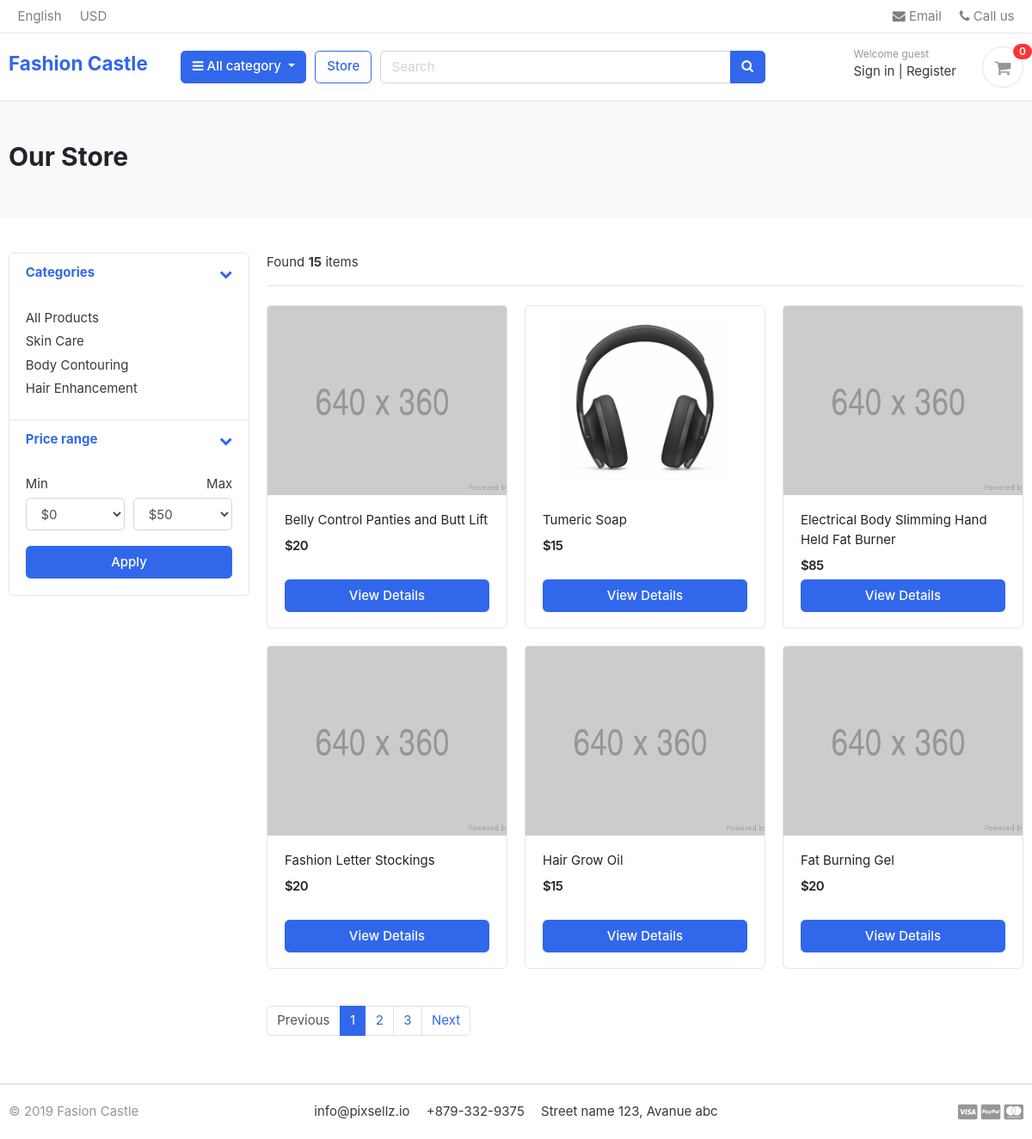
/store/, run on the app's committed database.
### category/models.py (models this page shows, shortened)
class Category(models.Model):
    category_name = models.CharField(max_length=50, unique=True)
    slug = models.SlugField(max_length=100, unique=True)
    description = models.TextField(max_length=255, blank=True)
    cat_image = models.ImageField(upload_to='photos/categories', blank=True)
    class Meta:
        verbose_name = 'category'
        verbose_name_plural = 'categories'
    def get_url(self):
            return reverse('products_by_category', args=[self.slug])

### store/models.py (models this page shows, shortened)
class Product(models.Model):
    product_name    = models.CharField(max_length=200, unique=True)
    slug            = models.SlugField(max_length=250, unique=True)
    description     = models.TextField(max_length=500, blank=True)
    price           = models.IntegerField()
    images          = models.ImageField(upload_to='photos/products')
    stock           = models.IntegerField()
    is_available    = models.BooleanField(default=True)
    category        = models.ForeignKey(Category, on_delete=models.CASCADE)
    created_date    = models.DateTimeField(auto_now_add=True)
    modified_date   = models.DateTimeField(auto_now=True)
    def get_url(self):
        return reverse('product_detail', args=[self.category.slug, self.slug])

### store/views.py (the view)
# urls.py: path('store/', include('store.urls')),
def store(request, category_slug=None):
    categories = None
    products = None
    if category_slug != None:
        categories = get_object_or_404(Category, slug=category_slug)
        products = Product.objects.filter(category=categories, is_available=True)
        paginator = Paginator(products, 6) #How many items we want to show per page
        page = request.GET.get('page')
        paged_products = paginator.get_page(page)
        product_count = products.count()
    else:
        products = Product.objects.all().filter(is_available=True).order_by('id')
        paginator = Paginator(products, 6) #How many items we want to show per page
        page = request.GET.get('page')
        paged_products = paginator.get_page(page)
        product_count = products.count()
    context = {
        'products': paged_products,
        'product_count': product_count,
    }
    return render(request, 'store/store.html', context)

### carts/context_processors.py (called while the page is built)
def counter(request):
    cart_count = 0
    if 'admin' in request.path:
        return {}
    else:
        try:
            cart = Cart.objects.filter(cart_id=_cart_id(request))
            if request.user.is_authenticated:
                cart_items = CartItem.objects.all().filter(user=request.user)
            else:
                cart_items = CartItem.objects.all().filter(cart=cart[:1])
            for cart_item in cart_items:
                cart_count += cart_item.quantity
        except Cart.DoesNotExist:
            cart_count = 0
    return dict(cart_count=cart_count)

### carts/views.py (called while the page is built)
def _cart_id(request):
    cart = request.session.session_key
    if not cart:
        cart = request.session.create()
    return cart

### category/context_processors.py (called while the page is built)
def menu_links(request):
    links = Category.objects.all()
    return dict(links=links)

### templates/store/store.html (shortened to what this page needs)
{% extends 'base.html' %}
{% load static %}
{% block content %}
<section class="section-pagetop bg">
    <div class="container">
        <h2 class="title-page">Our Store</h2>
    </div>
</section>
<section class="section-content padding-y">
    <div class="container">
        <div class="row">
            <aside class="col-md-3">
                <div class="card">
                    <article class="filter-group">
                        <header class="card-header">
                            <a href="#" data-toggle="collapse" data-target="#collapse_1" aria-expanded="true" class="">
                                <i class="icon-control fa fa-chevron-down"></i>
                                <h6 class="title">Categories</h6>
                            </a>
                        </header>
                        <div class="filter-content collapse show" id="collapse_1">
                            <div class="card-body">
                                <ul class="list-menu">
                                    <li><a href="{% url 'store' %}">All Products </a></li>
                                    {% for category in links %}
                                    <li><a href="{{ category.get_url }}"> {{ category.category_name }} </a></li>
                                    {% endfor %}
                                </ul>
                            </div>
                        </div>
                    </article>
                    <article class="filter-group">
                        <header class="card-header">
                            <a href="#" data-toggle="collapse" data-target="#collapse_3" aria-expanded="true" class="">
                                <i class="icon-control fa fa-chevron-down"></i>
                                <h6 class="title">Price range </h6>
                            </a>
                        </header>
                        <div class="filter-content collapse show" id="collapse_3">
                            <div class="card-body">
                                <div class="form-row">
                                    <div class="form-group col-md-6">
                                        <label>Min</label>
                                        <select class="mr-2 form-control">
                                            <option value="0">$0</option>
                                        </select>
                                    </div>
                                    <div class="form-group text-right col-md-6">
                                        <label>Max</label>
                                        <select class="mr-2 form-control">
                                            <option value="50">$50</option>
                                        </select>
                                    </div>
                                </div>
                                <button class="btn btn-block btn-primary">Apply</button>
                            </div>
                        </div>
                    </article>
                </div>
            </aside>
            <main class="col-md-9">
                <header class="border-bottom mb-4 pb-3">
                    <div class="form-inline">
                        <span class="mr-md-auto">Found <b>{{ product_count }}</b> items</span>
                    </div>
                </header>
                <div class="row">
                    {% for product in products %}
                    <div class="col-md-4">
                        <figure class="card card-product-grid">
                            <div class="img-wrap">
                                <a href="{{ product.get_url }}"><img src="{{ product.images.url}}"></a>
                            </div>
                            <figcaption class="info-wrap">
                                <div class="fix-height">
                                    <a href="{{ product.get_url }}" class="title">{{ product.product_name }}</a>
                                    <div class="price-wrap mt-2">
                                        <span class="price">${{ product.price }}</span>
                                    </div>
                                </div>
                                <a href="{{ product.get_url }}" class="btn btn-block btn-primary">View Details</a>
                            </figcaption>
                        </figure>
                    </div>
                    {% endfor%}
                </div>
                <nav class="mt-4" aria-label="Page navigation sample">
                    {% if products.has_other_pages %}
                        <ul class="pagination">
                            {% if products.has_previous %}
                        <li class="page-item"><a class="page-link" href="?page={{products.previous_page_number}}">Previous</a></li>
                            {% else %}
                            <li class="page-item disabled"><a class="page-link" href="#">Previous</a></li>
                            {% endif %}
                            {% for i in products.paginator.page_range %}
                                {% if products.number == i %}
                                <li class="page-item active"><a class="page-link" href="#">{{i}}</a></li>
                                {% else %}
                                    <li class="page-item"><a class="page-link" href="?page={{i}}">{{i}}</a></li>
                                {% endif %}
                        {% endfor %}
                            {% if products.has_next %}
                            <li class="page-item"><a class="page-link" href="?page={{products.next_page_number}}">Next</a></li>
                            {% else %}
                                <li class="page-item disabled"><a class="page-link" href="#">Next</a></li>
                            {% endif %}
                        </ul>
                    {% endif %}
                </nav>
            </main>
        </div>
    </div>
</section>
{% endblock %}

### static/css/ui.css (style rules this page uses)
html { font-family: "Inter", sans-serif; font-size: 15px; }
.img-wrap { text-align: center; display: block; }
.img-wrap img { max-width: 100%; }
.price-wrap { letter-spacing: -0.7px; }
.padding-y { padding-top: 40px; padding-bottom: 40px; }
figure { margin-bottom: 0; }
article:after, .form-group:after { display: block; clear: both; content: ""; }
.bg { background-color: #f8f9fa; }
.title-page { color: #212529; }
[class*=list-] li:after { visibility: hidden; display: block; content: ""; overflow: hidden; height: 0; clear: both; }
.list-menu { list-style: none; margin: 0; padding-left: 0; }
.list-menu li { margin-bottom: 5px; }
.list-menu a { color: #343a40; }
[class*=card-product] a.title { color: #212529; display: block; }
[class*=card-product] .img-wrap { overflow: hidden; position: relative; }
[class*=card-product] .img-wrap img { height: 100%; max-width: 100%; width: auto; display: inline-block; -o-object-fit: cover; object-fit: cover; }
.card-product-grid { margin-bottom: 20px; }
.card-product-grid .img-wrap { border-radius: 0.2rem 0.2rem 0 0; height: 220px; }
.card-product-grid .info-wrap { overflow: hidden; padding: 18px 20px; }
.card-product-grid .fix-height { height: 80px; overflow: hidden; }
.card .img-wrap { overflow: hidden; }
.price { font-weight: 600; color: #212529; }
.icon-control { margin-top: 5px; float: right; font-size: 80%; }
.card-header .title { margin-bottom: 0; line-height: 1.5; }
.filter-group { border-bottom: 1px solid #e4e4e4; }
.filter-group .card-header { border-bottom: 0; }
.filter-group:last-child { border-bottom: 0; }
.section-pagetop { padding: 45px 0; }

### data on the page
Category: category_name "Skin Care"
Category: category_name "Body Contouring"
Category: category_name "Hair Enhancement"
Product: images (placeholder picture), product_name "Belly Control Panties and Butt Lift", price "20"
Product: images (picture), product_name "Tumeric Soap", price "15"
Product: images (placeholder picture), product_name "Electrical Body Slimming Hand Held Fat Burner", price "85"
Product: images (placeholder picture), product_name "Fashion Letter Stockings", price "20"
Product: images (placeholder picture), product_name "Hair Grow Oil", price "15"
Product: images (placeholder picture), product_name "Fat Burning Gel", price "20"

### other printed values
{{ cart_count }} "0"
{{ product_count }} "15"
{{ i }} "1"
{{ i }} "2" "3"
